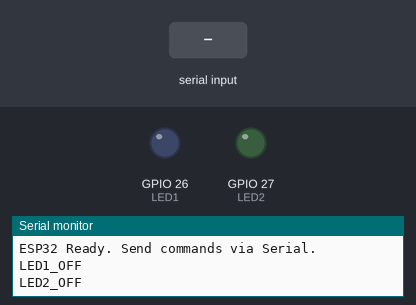
A program run on a simulated ESP32. On the bench: output pins drawn as LEDs (lit = HIGH), the last lines printed to the serial monitor. The test bench sets the inputs (shaded band).

Above: at 1.2 s.
1.3 s: "TOGGLE_1\n" received over Serial
At 2.5 s:
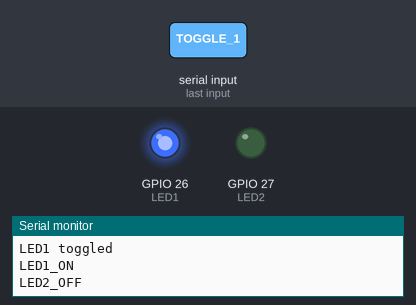
2.8 s: "TOGGLE_2\n" received over Serial
At 3.7 s:
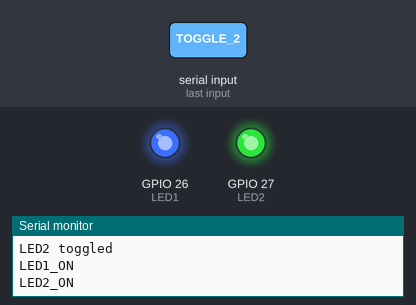
4.3 s: "TOGGLE_1\n" received over Serial
At 4.8 s:
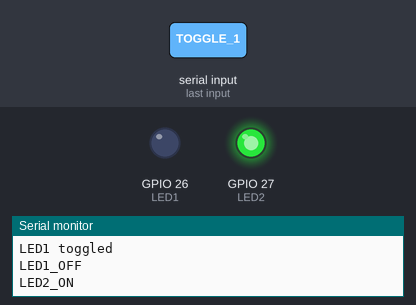
Timing chart, 0 to 7.3 s (numbered marks = the images above; inputs shaded):
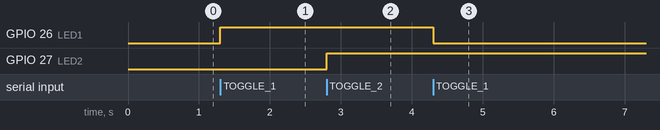

The program:

main.cpp
```cpp
/*
 * ESP32 Serial Control for Wokwi
 *
 * Controls two LEDs based on commands from the Serial port.
 */

#include <Arduino.h>

// --- Pin Configuration ---
const int LED1 = 26;
const int LED2 = 27;

bool led1State = false;
bool led2State = false;

void sendLedStates() {
  Serial.print("LED1_");
  Serial.println(led1State ? "ON" : "OFF");
  Serial.print("LED2_");
  Serial.println(led2State ? "ON" : "OFF");
}

void setup() {
  Serial.begin(115200);
  pinMode(LED1, OUTPUT);
  pinMode(LED2, OUTPUT);
  digitalWrite(LED1, led1State);
  digitalWrite(LED2, led2State);
  Serial.println("ESP32 Ready. Send commands via Serial.");
  sendLedStates();
}

void loop() {
  if (Serial.available()) {
    String line = Serial.readStringUntil('\n');
    line.trim();
    Serial.print("Received: ");
    Serial.println(line);

    if (line == "TOGGLE_1") {
      led1State = !led1State;
      digitalWrite(LED1, led1State);
      Serial.println("LED1 toggled");
      sendLedStates();
    } else if (line == "TOGGLE_2") {
      led2State = !led2State;
      digitalWrite(LED2, led2State);
      Serial.println("LED2 toggled");
      sendLedStates();
    } else if (line == "GET_STATE") {
      Serial.println("State requested");
      sendLedStates();
    }
  }
  // No delay needed, Serial event handling is fast
}
```

Measured:
- after the input at 1.3 s, GPIO 26 (LED1): LOW → HIGH at once
- after the input at 2.8 s, GPIO 27 (LED2): LOW → HIGH at once
- after the input at 4.3 s, GPIO 26 (LED1): HIGH → LOW at once
